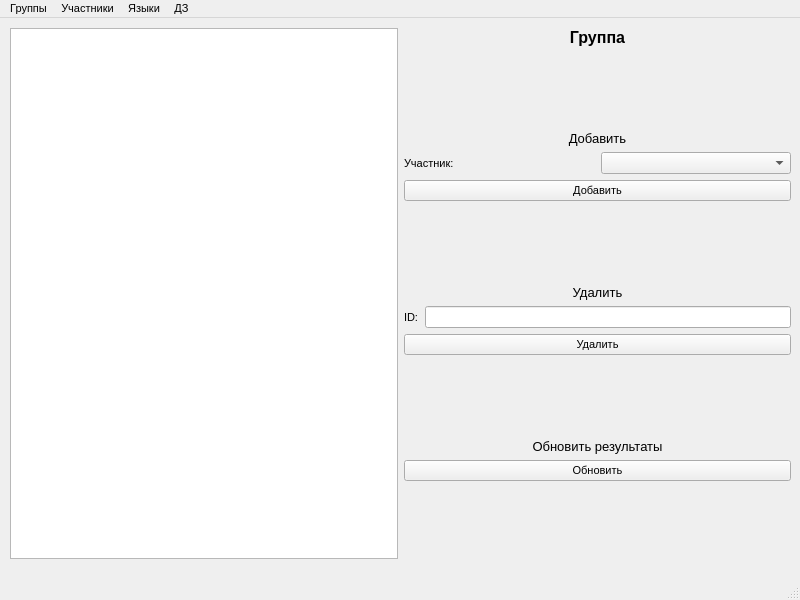
<?xml version="1.0" encoding="UTF-8"?>
<ui version="4.0">
 <class>MainWindow</class>
 <widget class="QMainWindow" name="MainWindow">
  <property name="geometry">
   <rect>
    <x>0</x>
    <y>0</y>
    <width>800</width>
    <height>600</height>
   </rect>
  </property>
  <property name="font">
   <font>
    <pointsize>8</pointsize>
   </font>
  </property>
  <property name="windowTitle">
   <string>Парсер сайтов по ОИ</string>
  </property>
  <widget class="QWidget" name="centralwidget">
   <widget class="QWidget" name="horizontalLayoutWidget">
    <property name="geometry">
     <rect>
      <x>10</x>
      <y>10</y>
      <width>781</width>
      <height>531</height>
     </rect>
    </property>
    <layout class="QHBoxLayout" name="horizontalLayout">
     <item>
      <widget class="QTableWidget" name="table"/>
     </item>
     <item>
      <layout class="QVBoxLayout" name="verticalLayout">
       <item>
        <widget class="QLabel" name="title">
         <property name="font">
          <font>
           <pointsize>12</pointsize>
           <weight>75</weight>
           <bold>true</bold>
          </font>
         </property>
         <property name="text">
          <string>Группа</string>
         </property>
         <property name="alignment">
          <set>Qt::AlignCenter</set>
         </property>
        </widget>
       </item>
       <item>
        <spacer name="verticalSpacer_4">
         <property name="orientation">
          <enum>Qt::Vertical</enum>
         </property>
         <property name="sizeHint" stdset="0">
          <size>
           <width>20</width>
           <height>40</height>
          </size>
         </property>
        </spacer>
       </item>
       <item>
        <widget class="QLabel" name="label">
         <property name="font">
          <font>
           <pointsize>10</pointsize>
          </font>
         </property>
         <property name="text">
          <string>Добавить</string>
         </property>
         <property name="alignment">
          <set>Qt::AlignCenter</set>
         </property>
        </widget>
       </item>
       <item>
        <layout class="QHBoxLayout" name="horizontalLayout_3">
         <item>
          <layout class="QVBoxLayout" name="verticalLayout_4">
           <item>
            <widget class="QLabel" name="label_6">
             <property name="text">
              <string>Участник: </string>
             </property>
            </widget>
           </item>
          </layout>
         </item>
         <item>
          <layout class="QVBoxLayout" name="verticalLayout_5">
           <item>
            <widget class="QComboBox" name="combo1"/>
           </item>
          </layout>
         </item>
        </layout>
       </item>
       <item>
        <widget class="QPushButton" name="btn1">
         <property name="text">
          <string>Добавить</string>
         </property>
        </widget>
       </item>
       <item>
        <layout class="QHBoxLayout" name="horizontalLayout_2"/>
       </item>
       <item>
        <spacer name="verticalSpacer_2">
         <property name="orientation">
          <enum>Qt::Vertical</enum>
         </property>
         <property name="sizeHint" stdset="0">
          <size>
           <width>20</width>
           <height>40</height>
          </size>
         </property>
        </spacer>
       </item>
       <item>
        <widget class="QLabel" name="label_5">
         <property name="font">
          <font>
           <pointsize>10</pointsize>
          </font>
         </property>
         <property name="text">
          <string>Удалить</string>
         </property>
         <property name="alignment">
          <set>Qt::AlignCenter</set>
         </property>
        </widget>
       </item>
       <item>
        <layout class="QHBoxLayout" name="horizontalLayout_4">
         <item>
          <layout class="QVBoxLayout" name="verticalLayout_6">
           <item>
            <widget class="QLabel" name="label_7">
             <property name="text">
              <string>ID:</string>
             </property>
            </widget>
           </item>
          </layout>
         </item>
         <item>
          <layout class="QVBoxLayout" name="verticalLayout_7">
           <item>
            <widget class="QLineEdit" name="line3"/>
           </item>
          </layout>
         </item>
        </layout>
       </item>
       <item>
        <widget class="QPushButton" name="btn3">
         <property name="text">
          <string>Удалить</string>
         </property>
        </widget>
       </item>
       <item>
        <spacer name="verticalSpacer">
         <property name="orientation">
          <enum>Qt::Vertical</enum>
         </property>
         <property name="sizeHint" stdset="0">
          <size>
           <width>20</width>
           <height>40</height>
          </size>
         </property>
        </spacer>
       </item>
       <item>
        <widget class="QLabel" name="label_8">
         <property name="font">
          <font>
           <pointsize>10</pointsize>
          </font>
         </property>
         <property name="text">
          <string>Обновить результаты</string>
         </property>
         <property name="alignment">
          <set>Qt::AlignCenter</set>
         </property>
        </widget>
       </item>
       <item>
        <widget class="QPushButton" name="btn2">
         <property name="text">
          <string>Обновить</string>
         </property>
         <property name="icon">
          <iconset>
           <normaloff>../img/update2.png</normaloff>../img/update2.png</iconset>
         </property>
        </widget>
       </item>
       <item>
        <spacer name="verticalSpacer_3">
         <property name="orientation">
          <enum>Qt::Vertical</enum>
         </property>
         <property name="sizeHint" stdset="0">
          <size>
           <width>20</width>
           <height>40</height>
          </size>
         </property>
        </spacer>
       </item>
      </layout>
     </item>
    </layout>
   </widget>
  </widget>
  <widget class="QMenuBar" name="menubar">
   <property name="geometry">
    <rect>
     <x>0</x>
     <y>0</y>
     <width>800</width>
     <height>21</height>
    </rect>
   </property>
   <widget class="QMenu" name="menu_1">
    <property name="title">
     <string>Группы</string>
    </property>
   </widget>
   <widget class="QMenu" name="menu_2">
    <property name="title">
     <string>Участники</string>
    </property>
   </widget>
   <widget class="QMenu" name="menu_3">
    <property name="title">
     <string>Языки</string>
    </property>
   </widget>
   <widget class="QMenu" name="menu_4">
    <property name="title">
     <string>ДЗ</string>
    </property>
   </widget>
   <addaction name="menu_1"/>
   <addaction name="menu_2"/>
   <addaction name="menu_3"/>
   <addaction name="menu_4"/>
  </widget>
  <widget class="QStatusBar" name="statusbar"/>
  <action name="actionAdd">
   <property name="text">
    <string>add</string>
   </property>
  </action>
  <action name="action">
   <property name="text">
    <string>Настройки</string>
   </property>
  </action>
  <action name="action_3">
   <property name="text">
    <string>Настройки</string>
   </property>
  </action>
 </widget>
 <resources/>
 <connections/>
</ui>
